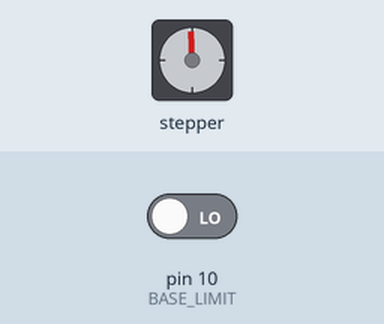
This sketch was run on a simulated Arduino Mega 2560, built with avr-gcc and run on an emulated ATmega2560. Parts: stepper motor. The test bench sets the inputs (shaded band); at power-on: pin 10 (BASE_LIMIT) LOW. Stepper angles assume 200 steps per turn.

Above: at 0.8 s.
0.9 s: pin 10 (BASE_LIMIT) driven HIGH
At 1.8 s:
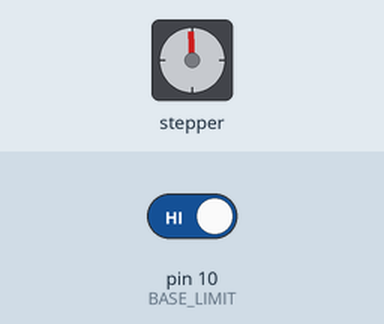
3.9 s: pin 10 (BASE_LIMIT) driven LOW
At 15.2 s:
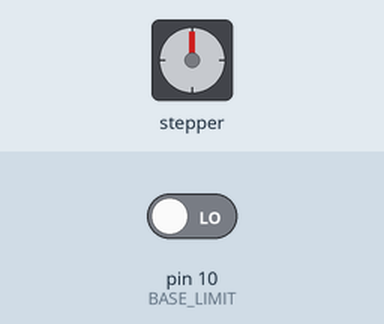
Timing chart, 0 to 16.7 s (numbered marks = the images above; inputs shaded):
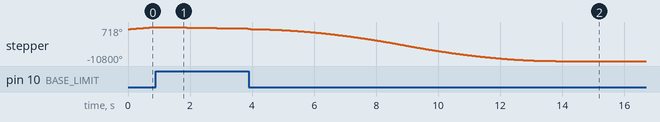

The sketch:

Joint_Test_Main.ino
```cpp
#include <Servo.h>
#include <AccelStepper.h>
#include <MultiStepper.h>
//Declarations
  // Program Constants
  //------Base------//
    #define DRIVER_INTERFACE 1     // AccelStepper interface function. 1 = stepper driver with PUL/DIR pins
    #define BASE_MAX_SPEED 2000
    #define BASE_RUN_SPEED 500
    #define BASE_ACCELERATION 300

  //------Shoulder------//
    #define SHOULDER_MAX_SPEED 2000
    #define SHOULDER_RUN_SPEED 500
    #define SHOULDER_ACCELERATION 200

  //------Elbow------//
    #define ELBOW_MAX_SPEED 12000
    #define ELBOW_RUN_SPEED 500
    #define ELBOW_ACCELERATION 1800

  //------Forarm------//
    #define FORARM_MAX_SPEED 2000
    #define FORARM_RUN_SPEED 500
    #define FORARM_ACCELERATION 200

  //------Wrist------//
    #define WRIST_MAX_SPEED 2000
    #define WRIST_RUN_SPEED 500
    #define WRIST_ACCELERATION 200

  // Base Pin Declarations
    #define BASE_LIMIT 10  //standard pin
    #define BASE_ENA 11 //standard pin
    #define BASE_PUL 12 //standard pin
    #define BASE_DIR 13 //PWM pin

  //Shoulder joint Declarations
    #define SHOULDER_LIMIT 52 //standard pin
    #define SHOULDER_ENA 4  //standard pin (was pwm)
    #define SHOULDER_PUL 5 //standard pin (was pwm)
    #define SHOULDER_DIR 6 //PWM pin

  //Elbow joint Declarations
    #define ELBOW_LIMIT 51 //standard pin
    #define ELBOW_ENA 32 //standard pin
    #define ELBOW_PUL 33 //standard pin
    #define ELBOW_DIR 34 //PWM pin

  //Forarm joint Declarations
    #define FORARM_LIMIT 50
    #define FORARM_ENA 9
    #define FORARM_PUL 8
    #define FORARM_DIR 7

  //Wrist Joint Declarations
    #define WRIST_LIMIT 49 //standard pin
    #define WRIST_ENA 47 //standard pin
    #define WRIST_PUL 46 //standard pin
    #define WRIST_DIR 45 //PWM pin

// Global Variables
  static long base_motor_position = 0;
  static long shoulder_motor_position = 0;
  static long elbow_motor_position = 0;
  static long forarm_motor_position = 0;
  static long wrist_motor_position = 0;


//static bool base_limit_reached = false;

// AccelStepper Object Instantiation
  AccelStepper BaseStepper(DRIVER_INTERFACE, BASE_PUL, BASE_DIR);
  AccelStepper ShoulderStepper(DRIVER_INTERFACE, SHOULDER_PUL, SHOULDER_DIR);
  AccelStepper ElbowStepper(DRIVER_INTERFACE, ELBOW_PUL, ELBOW_DIR);
  AccelStepper ForarmStepper(DRIVER_INTERFACE, FORARM_PUL, FORARM_DIR);
  AccelStepper WristStepper(DRIVER_INTERFACE, WRIST_PUL, WRIST_DIR);

// ----- SETUP -----
void setup(){
  Serial.begin(9600);
  driverInit();
  //input_settings();
  homeBaseAxis();
  //homeShoulderAxis();
  //homeElbowAxis();
  //homeWristAxis();


}

// ----- MAIN -----
void loop(){
   /*
   BaseStepper.enableOutputs();
   ShoulderStepper.enableOutputs();
   ElbowStepper.enableOutputs();
   ForarmStepper.enableOutputs();
   WristStepper.enableOutputs();
   BaseStepper.run();
   ShoulderStepper.run();
   ElbowStepper.run();
   WristStepper.run();
   */
}
void input_settings(void){

  /*------Base Inputs------*/
   ///*
   BaseStepper.enableOutputs();
   BaseStepper.moveTo(0); //90 degrees counter clockwise fron the center
   BaseStepper.setAcceleration(BASE_ACCELERATION);
   //*/
  /*------Shoulder Inputs------*/
  ///*
   ShoulderStepper.enableOutputs();
   ShoulderStepper.moveTo(0); //+ = forwards, - = backwards 2200 steps ~90 degrees
   //ShoulderStepper.moveTo(0);
   ShoulderStepper.setAcceleration(SHOULDER_ACCELERATION);
   //*/
  /*------Elbow Inputs------*/
  ///*
   ElbowStepper.enableOutputs();
   ElbowStepper.moveTo(0); //+ = forwards, - = backwards 9000 ~90deg
   //ElbowStepper.moveTo(0);
   ElbowStepper.setAcceleration(ELBOW_ACCELERATION);
   //*/
  /*------Wrist Inputs------*/
  ///*
   WristStepper.enableOutputs();
   WristStepper.moveTo(0); //- = forwards, + = backwards 1750 steps ~90 degrees
   //WristStepper.moveTo(0);
   WristStepper.setAcceleration(WRIST_ACCELERATION);
   //*/

}

//------Calibration Sequence for Base------//
void homeBaseAxis(void){
  bool base_home_set = false;
  int base_limit_reached = 0;

  BaseStepper.enableOutputs();

  while(!base_home_set){

      while(!base_limit_reached){//motor rotates CCW
      BaseStepper.setSpeed(500);
      BaseStepper.runSpeed();
      base_limit_reached = digitalRead(BASE_LIMIT); //this pin stays low untill limit switch is hit
    }

    while(base_limit_reached){ //this runs when the limit switch is being held
      BaseStepper.setSpeed(-100);
      BaseStepper.runSpeed();
      base_limit_reached = digitalRead(BASE_LIMIT);
    }

    BaseStepper.setCurrentPosition(base_motor_position); //motor is set to zero and motor speed is zero
    BaseStepper.setAcceleration(300);
    BaseStepper.runToNewPosition(-6000);//-6000 steps from the limit switch gets us very close to the zero point on the arm
    //~44.44 steps per degree
    BaseStepper.setCurrentPosition(base_motor_position);  //zero position is when the two arrows are lined up
    base_home_set = true;
    BaseStepper.disableOutputs();
  }
}

//------Calibration Sequence for the Shoulder------//
void homeShoulderAxis(void){
  bool shoulder_home_set = false;
  int shoulder_limit_reached = 0;

  ShoulderStepper.enableOutputs();

  while(!shoulder_home_set){

      while(!shoulder_limit_reached){

      ShoulderStepper.setSpeed(200); //Arm rotates forwards
      ShoulderStepper.runSpeed();
      shoulder_limit_reached = digitalRead(SHOULDER_LIMIT); //this pin stays low untill limit switch is hit
    }

    while(shoulder_limit_reached){ //this runs when the limit switch is being held
      ShoulderStepper.setSpeed(-100);
      ShoulderStepper.runSpeed();
      shoulder_limit_reached = digitalRead(SHOULDER_LIMIT);
    }

    ShoulderStepper.setCurrentPosition(shoulder_motor_position); //motor is set to zero and motor speed is zero
    //ShoulderStepper.setAcceleration(300);
    //ShoulderStepper.runToNewPosition(-2200);//-2200 ~-90degrees
    ShoulderStepper.setCurrentPosition(shoulder_motor_position);  //zero position is when the two arrows are lined up
    shoulder_home_set = true;
    ShoulderStepper.disableOutputs();
  }
}
//------Calibration Sequence for the Elbow------//
void homeElbowAxis(void){
  bool elbow_home_set = false;
  int elbow_limit_reached = 0;

  ElbowStepper.enableOutputs();

  while(!elbow_home_set){

      while(!elbow_limit_reached){

      ElbowStepper.setSpeed(200); //Arm rotates forwards
      ElbowStepper.runSpeed();
      elbow_limit_reached = digitalRead(!ELBOW_LIMIT); //this pin stays low untill limit switch is hit
    }

    while(elbow_limit_reached){ //this runs when the limit switch is being held
      ElbowStepper.setSpeed(-100);
      ElbowStepper.runSpeed();
      elbow_limit_reached = digitalRead(!ELBOW_LIMIT);
    }

    ElbowStepper.setCurrentPosition(elbow_motor_position); //motor is set to zero and motor speed is zero
    ElbowStepper.setAcceleration(300);
    //ElbowStepper.runToNewPosition();//Zero point after calibration

    ElbowStepper.setCurrentPosition(elbow_motor_position);  //zero position is when the two arrows are lined up
    elbow_home_set = true;
    ElbowStepper.disableOutputs();
  }

}

/*----- Forarm Axis Calibration------*/
void homeForarmAxis(void) {
  bool forarm_home_set = false;
  int forarm_limit_reached = 0;

  ForarmStepper.enableOutputs();

  while (!forarm_home_set) {

    while (!forarm_limit_reached) {  //motor rotates
      ForarmStepper.setSpeed(100);
      ForarmStepper.runSpeed();
      forarm_limit_reached = digitalRead(!FORARM_LIMIT);  //this pin stays low untill limit switch is hit
    }

    while (forarm_limit_reached) {  //this runs when the limit switch is being held
      ForarmStepper.setSpeed(-100);
      ForarmStepper.runSpeed();
      forarm_limit_reached = digitalRead(!FORARM_LIMIT);
    }

    ForarmStepper.setCurrentPosition(forarm_motor_position);  //motor is set to zero and motor speed is zero
    ForarmStepper.setAcceleration(300);
    //ForarmStepper.runToNewPosition();//needs to be tested
    ForarmStepper.setCurrentPosition(forarm_motor_position);  //zero position is when the two arrows are lined up
    ForarmStepper.disableOutputs();
    forarm_home_set = true;
  }
}


//------Calibration Sequence for the Wrist------//
void homeWristAxis(void){
  bool wrist_home_set = false;
  int wrist_limit_reached = 0;

  WristStepper.enableOutputs();

  while(!wrist_home_set){

      while(!wrist_limit_reached){

      WristStepper.setSpeed(200); //Arm rotates forwards
      WristStepper.runSpeed();
      wrist_limit_reached = digitalRead(!WRIST_LIMIT); //this pin stays low untill limit switch is hit
    }

    while(wrist_limit_reached){ //this runs when the limit switch is being held
      WristStepper.setSpeed(-100);
      WristStepper.runSpeed();
      wrist_limit_reached = digitalRead(!WRIST_LIMIT);
    }

    WristStepper.setCurrentPosition(wrist_motor_position); //motor is set to zero and motor speed is zero
    WristStepper.setAcceleration(300);
    //WristStepper.runToNewPosition();//Zero point after calibration

    WristStepper.setCurrentPosition(wrist_motor_position);  //zero position is when the two arrows are lined up
    wrist_home_set = true;
    WristStepper.disableOutputs();
  }

}

//------AccelStepper Drivier Init ------//
void driverInit(void){

  // Base
  pinMode(BASE_LIMIT, INPUT);
   BaseStepper.setMaxSpeed(BASE_MAX_SPEED);
   BaseStepper.setEnablePin(BASE_ENA);
   BaseStepper.setPinsInverted(false, false, true);
   BaseStepper.disableOutputs();

  // Shoulder
   pinMode(SHOULDER_LIMIT, INPUT);
   ShoulderStepper.setMaxSpeed(SHOULDER_MAX_SPEED);
   ShoulderStepper.setEnablePin(SHOULDER_ENA);
   ShoulderStepper.setPinsInverted(false, false, true);
   ShoulderStepper.disableOutputs();

  // Elbow
   pinMode(ELBOW_LIMIT, INPUT);
   ElbowStepper.setMaxSpeed(ELBOW_MAX_SPEED);
   ElbowStepper.setEnablePin(ELBOW_ENA);
   ElbowStepper.setPinsInverted(false, false, true);
   ElbowStepper.disableOutputs();

  // Forarm
   pinMode(FORARM_LIMIT, INPUT);
   ForarmStepper.setMaxSpeed(FORARM_MAX_SPEED);
   ForarmStepper.setEnablePin(FORARM_ENA);
   ForarmStepper.setPinsInverted(false, false, true);
   ForarmStepper.disableOutputs();

  //Wrist
   pinMode(WRIST_LIMIT, INPUT);
   WristStepper.setMaxSpeed(WRIST_MAX_SPEED);
   WristStepper.setEnablePin(WRIST_ENA);
   WristStepper.setPinsInverted(false, false, true);
   WristStepper.disableOutputs();

}
```
